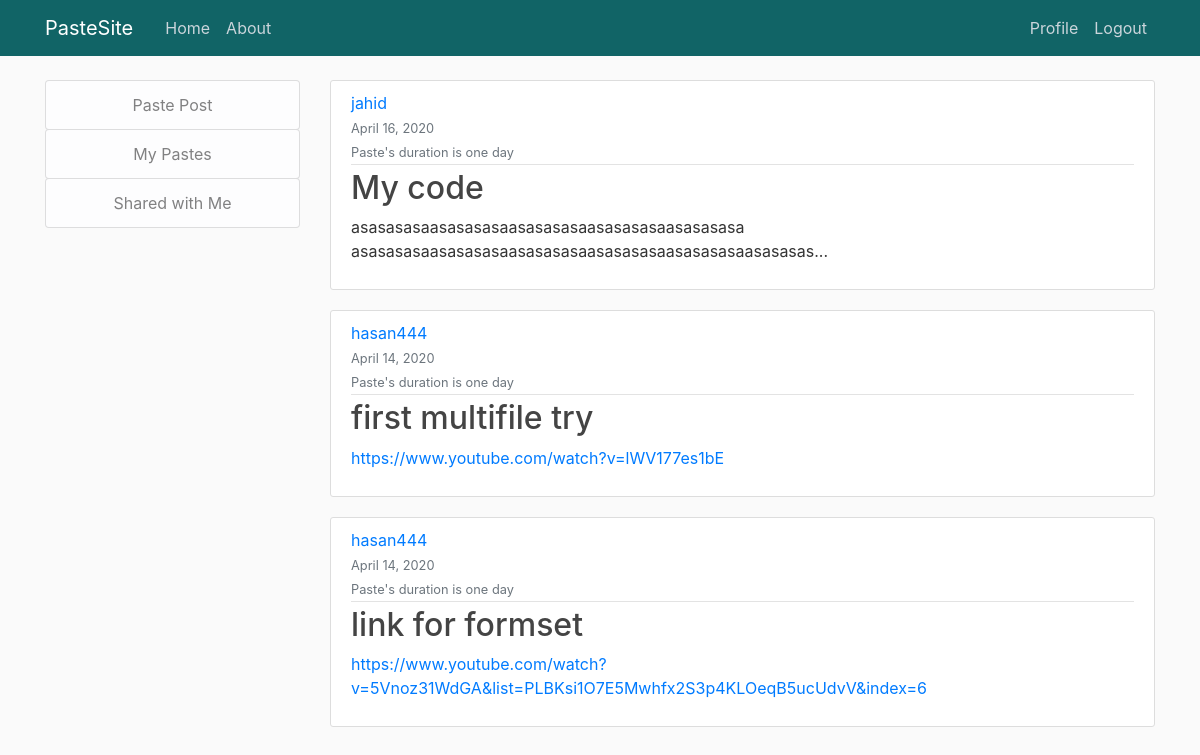
The app's page /ShareWithMe/post (signed in), older data.
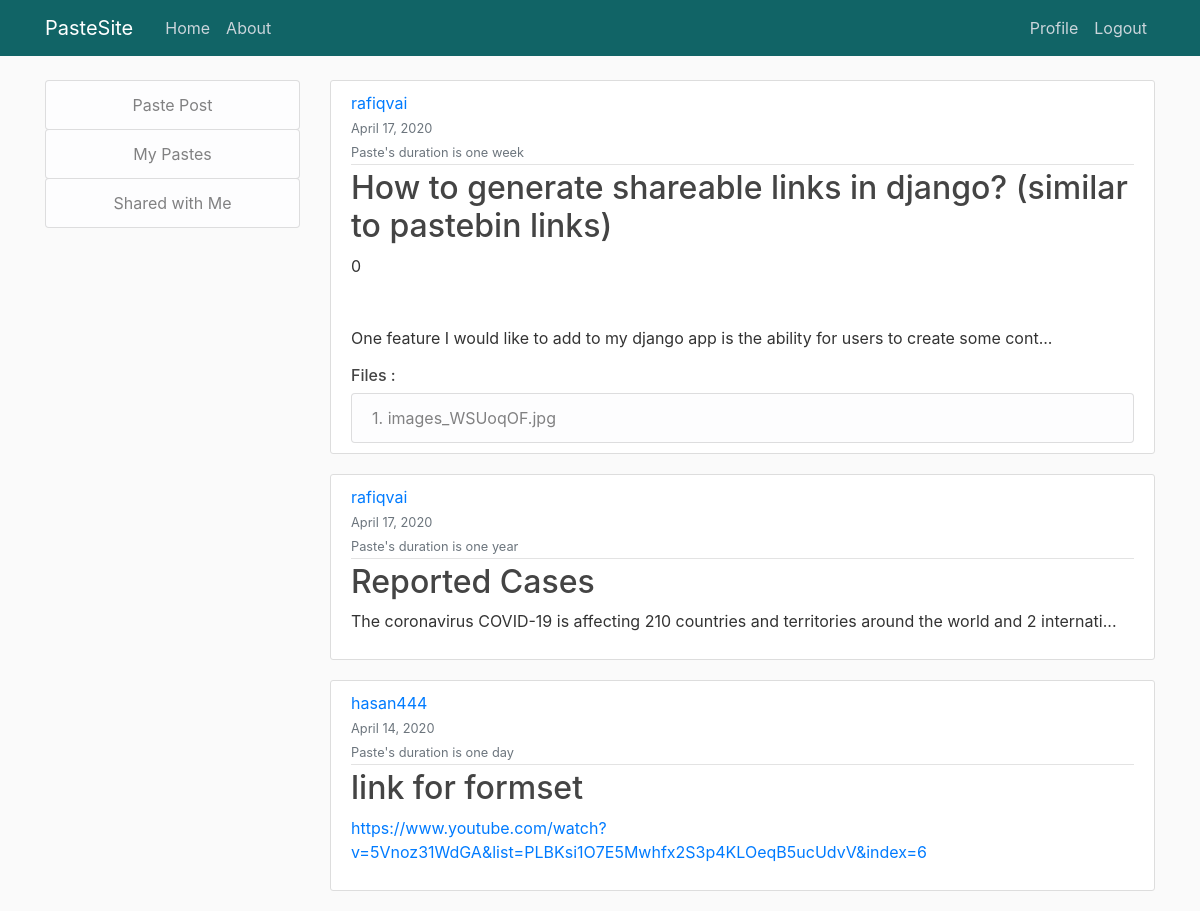
The same page, newer data.
### blog/models.py (models this page shows, shortened)
class Share(models.Model):
    post = models.ForeignKey(PostFile, on_delete = models.CASCADE)
    viewer = models.ForeignKey(User, on_delete=models.CASCADE)
    viewer_username = models.CharField('',max_length=100)

class PostFile(models.Model):
    expiration_choices = [
        ('1','One Day'),
        ('7','One Week'),
        ('30','One Month'),
        ('365','One Year')
    ]
    title = models.CharField(max_length=100)
    expiration = models.CharField(max_length=20,choices=expiration_choices, default=1)
    content = models.TextField()
    file = models.FileField(upload_to = 'files/', blank = True , null = True)
    date_posted = models.DateTimeField(default=timezone.now)
    author = models.ForeignKey(User, on_delete=models.CASCADE)
    def snippet(self):
        str = self.content[:100]
        if len(self.content) > 100:
            str+='...'
        return str

class Attachment(models.Model):
    post = models.ForeignKey(PostFile, on_delete = models.CASCADE)
    file = models.FileField(upload_to='files/', blank = True, null= True)
    def filename(self):
        return os.path.basename(self.file.name)

### blog/views.py (the view)
# urls.py: path('ShareWithMe/post', PostFileSharedWithMeListView.as_view(), name='blog-sharewithme'),
class PostFileSharedWithMeListView(LoginRequiredMixin,ListView):
    model = Share
    template_name = 'blog/fileSharedWithMe.html'    #<app>/<model>_<viewtype>.html
    context_object_name = 'shares'
    ordering = ['-date_posted']
    def get_queryset(self):
        current_user = self.request.user
        return Share.objects.all().filter(viewer = current_user).order_by('-post')

### blog/templates/blog/fileSharedWithMe.html
{% extends "blog/base.html" %}
{% block content %}
    {% for share in shares%}
        <article class="media content-section">
            <div class="media-body">
                <div class="article-metadata">
                    <a class="mr-2" href="#">{{ share.post.author }}</a>
                    <div>
                        <small class="text-muted">{{ share.post.date_posted|date:"F d, Y" }}</small>
                    </div>
                    <div>
                        {% if share.post.expiration == '1' %}
                            <small class="text-muted">Paste's duration is one day </small>
                        {% elif  share.post.expiration == '7' %}
                            <small class="text-muted ">Paste's duration is one week </small>
                        {% elif  share.post.expiration == '30' %}
                            <small class="text-muted">Paste's duration is one month </small>
                        {% else %}
                            <small class="text-muted">Paste's duration is one year </small>
                        {% endif %}
                    </div>
                </div>
                <h2><a class="article-title" href="{% url 'postfile-detail' share.post.id %}">{{ share.post.title }}</a></h2>
                <p class="article-content">{{ share.post.snippet|urlize }}</p>
                {% if  share.post.attachment_set.all%}
                    <h6>Files :</h6>
                    <div class="list-group">
                        {% for file in share.post.attachment_set.all%}
                            <a class="btn list-group-item list-group-item-light text-left" href="{{ file.file.url }}" target="_blank">{{ forloop.counter }}.   {{file.filename }}</a>
                        {% endfor %}
                        </div>
                {% endif %}
            </div>
        </article>
    {% endfor %}
{% endblock content %}

### blog/templates/blog/base.html (shortened to what this page needs)
{% load static %}
<!DOCTYPE html>
<html>
<head>
    <link rel="stylesheet" href="https://maxcdn.bootstrapcdn.com/bootstrap/4.0.0/css/bootstrap.min.css"
>
    <link rel="stylesheet" type="text/css" href="{% static 'blog/main.css' %} " >
</head>
<body>
    <header class="site-header">
        <nav class="navbar navbar-expand-md navbar-dark bg-steel fixed-top">
          <div class="container">
            <a class="navbar-brand mr-4" href="/">PasteSite</a>
            <div class="collapse navbar-collapse" id="navbarToggle">
              <div class="navbar-nav mr-auto">
                <a class="nav-item nav-link" href="{% url 'blog-Home'%}">Home</a>
                <a class="nav-item nav-link" href="#">About</a>
              </div>
              <div class="navbar-nav">
                {% if user.is_authenticated %}
                  <a class="nav-item nav-link" href="{% url 'profile' %}">Profile</a>
                  <a class="nav-item nav-link" href="{% url 'logout' %}">Logout</a>
                {% else %}
                  <a class="nav-item nav-link" href="{% url 'login' %}">Login</a>
                  <a class="nav-item nav-link" href="{% url 'register' %}">Register</a>
                {% endif %}
              </div>
            </div>
          </div>
        </nav>
      </header>
      <main role="main" class="container">
        <div class="row">
          <div class="col-md-3 container">
            {% if user.is_authenticated %}
              <div class="list-group ">
                <a class="btn btn-info list-group-item list-group-item-light" href="{% url 'postfile-create' %}" >Paste Post</a>
                <a class="btn btn-info list-group-item list-group-item-light" href="{% url 'blog-Home' %}">My Pastes</a>
                <a class="btn btn-info list-group-item list-group-item-light" href="{% url 'blog-sharewithme' %}">Shared with Me</a>
              </div>
            {% endif%}
          </div>
          <div class="col-md-9">
            {% block content %}{% endblock %}
          </div>
        </div>
      </main>
</body>
</html>

### blog/static/blog/main.css (style rules this page uses)
body { background: #fafafa; color: #333333; margin-top: 5rem; }
h1, h2, h3, h4, h5, h6 { color: #444444; }
.bg-steel { background-color:#116466; }
.site-header .navbar-nav .nav-link { color: #cbd5db; }
.content-section { background: #ffffff; padding: 10px 20px; border: 1px solid #dddddd; border-radius: 3px; margin-bottom: 20px; }
.article-title { color: #444444; }
.article-content { white-space: pre-line; }
.article-metadata { padding-bottom: 1px; margin-bottom: 4px; border-bottom: 1px solid #e3e3e3 }

Row changes from the older to the newer data that the page shows:
removed Share: post.author "jahid", post.date_posted "April 16, 2020", shows "Paste's duration is one day", post "My code", post.snippet "asasasasaasasasasaasasasasaasasasasaasasasasa asasasasaasasasasaasasasasaasasasasaasasasasaasasasas..."
removed Share: post.author "hasan444", post.date_posted "April 14, 2020", shows "Paste's duration is one day", post "first multifile try", post.snippet "https://www.youtube.com/watch?v=lWV177es1bE"
added Share: post.author "rafiqvai", post.date_posted "April 17, 2020", shows "Paste's duration is one week", post "How to generate shareable links in django? (similar to pastebin links)", post.snippet "0 One feature I would like to add to my django app is the ability for users to create some cont..."
added Attachment: filename "images_WSUoqOF.jpg"
added Share: post.author "rafiqvai", post.date_posted "April 17, 2020", shows "Paste's duration is one year", post "Reported Cases", post.snippet "The coronavirus COVID-19 is affecting 210 countries and territories around the world and 2 internati..."
